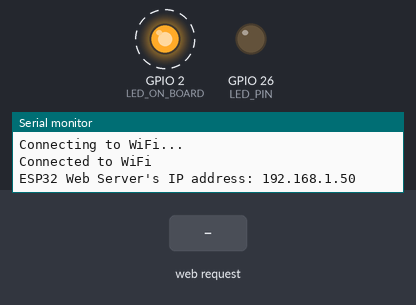
Recording of a sketch running on a simulated ESP32. Parts: output pins drawn as LEDs (lit = HIGH), the last lines printed to the serial monitor. Dashed ring = blinking. Inputs (shaded band) come from the test bench. WiFi joins after 1.5 s; servers stay silent unless stated.

Above: at 3.2 s.
3.3 s: HTTP request GET /led1/on received
At 4.4 s:
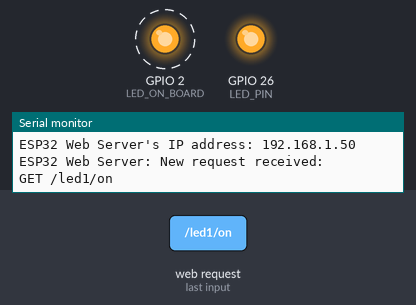
9.3 s: HTTP request GET /led1/off received
At 9.8 s:
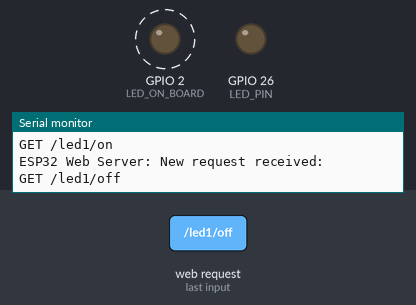
Timing chart, 0 to 18.3 s (numbered marks = the images above; inputs shaded):
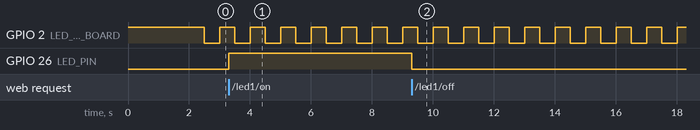

Measured:
- after the input at 3.3 s, GPIO 26 (LED_PIN): LOW → HIGH at once
- after the input at 9.3 s, GPIO 26 (LED_PIN): HIGH → LOW at once
- by itself, GPIO 2 (LED_ON_BOARD): alternates HIGH for 0.50 s and LOW for 0.50 s

The sketch:

WebServer_ex2_aula6.ino
```cpp
/*
 * This ESP32 code is created by esp32io.com
 *
 * This ESP32 code is released in the public domain
 *
 * For more detail (instruction and wiring diagram), visit https://esp32io.com/tutorials/esp32-controls-led-via-web
 */

#include <WiFi.h>
#include <ESPAsyncWebServer.h>

#define LED_PIN 26  // ESP32 pin GPIO26 connected to LED
#define LED_ON_BOARD  2

const char* ssid     = "LMI_2";
const char* password = "ea254@ea254";

AsyncWebServer server(80);

int LED_state = LOW;

// Geração do código HTML com o status atual do led e links para alterar tal status
String getHTML() {
  String html = "<!DOCTYPE HTML>\n";
  html += "<html>\n";
  html += "<head><title>Led control using ESP32</title></head>\n";
  html += "<body>\n";
  html += "<p>LED state: <span style='color: red;'>";
  if (LED_state == LOW)
    html += "OFF";
  else
    html += "ON";
  html += "</span></p>\n";
  html += "<p><a href='/led1/on'>Turn ON</a><\p>\n";
  html += "<p><a href='/led1/off'>Turn OFF</a><\p>\n";
  html += "</body>\n";
  html += "</html>";
  return html;
}

void setup() {
  Serial.begin(115200);
  pinMode(LED_ON_BOARD, OUTPUT);
  digitalWrite(LED_ON_BOARD, HIGH);

  pinMode(LED_PIN, OUTPUT);
  digitalWrite(LED_PIN, LED_state);

  // Connect to Wi-Fi
  WiFi.begin(ssid, password);
  while (WiFi.status() != WL_CONNECTED) {
    delay(1000);
    Serial.println("Connecting to WiFi...");
  }
  Serial.println("Connected to WiFi");

  // Print the ESP32's IP address
  Serial.print("ESP32 Web Server's IP address: ");
  Serial.println(WiFi.localIP());

  // home page
  server.on("/", HTTP_GET, [](AsyncWebServerRequest *request) {
    Serial.println("ESP32 Web Server: New request received:");
    Serial.println("GET /");
    request->send(200, "text/html", getHTML());
  });

  // Route to control the LED
  server.on("/led1/on", HTTP_GET, [](AsyncWebServerRequest *request) {
    Serial.println("ESP32 Web Server: New request received:");
    Serial.println("GET /led1/on");
    LED_state = HIGH;
    digitalWrite(LED_PIN, LED_state);
    request->send(200, "text/html", getHTML());
  });
  server.on("/led1/off", HTTP_GET, [](AsyncWebServerRequest *request) {
    Serial.println("ESP32 Web Server: New request received:");
    Serial.println("GET /led1/off");
    LED_state = LOW;
    digitalWrite(LED_PIN, LED_state);
    request->send(200, "text/html", getHTML());
  });

  // Start the server
  server.begin();
}

void loop() {
  // Your code
  digitalWrite(LED_ON_BOARD,HIGH);
  delay(500);
  digitalWrite(LED_ON_BOARD,LOW);
  delay(500);
}
```
